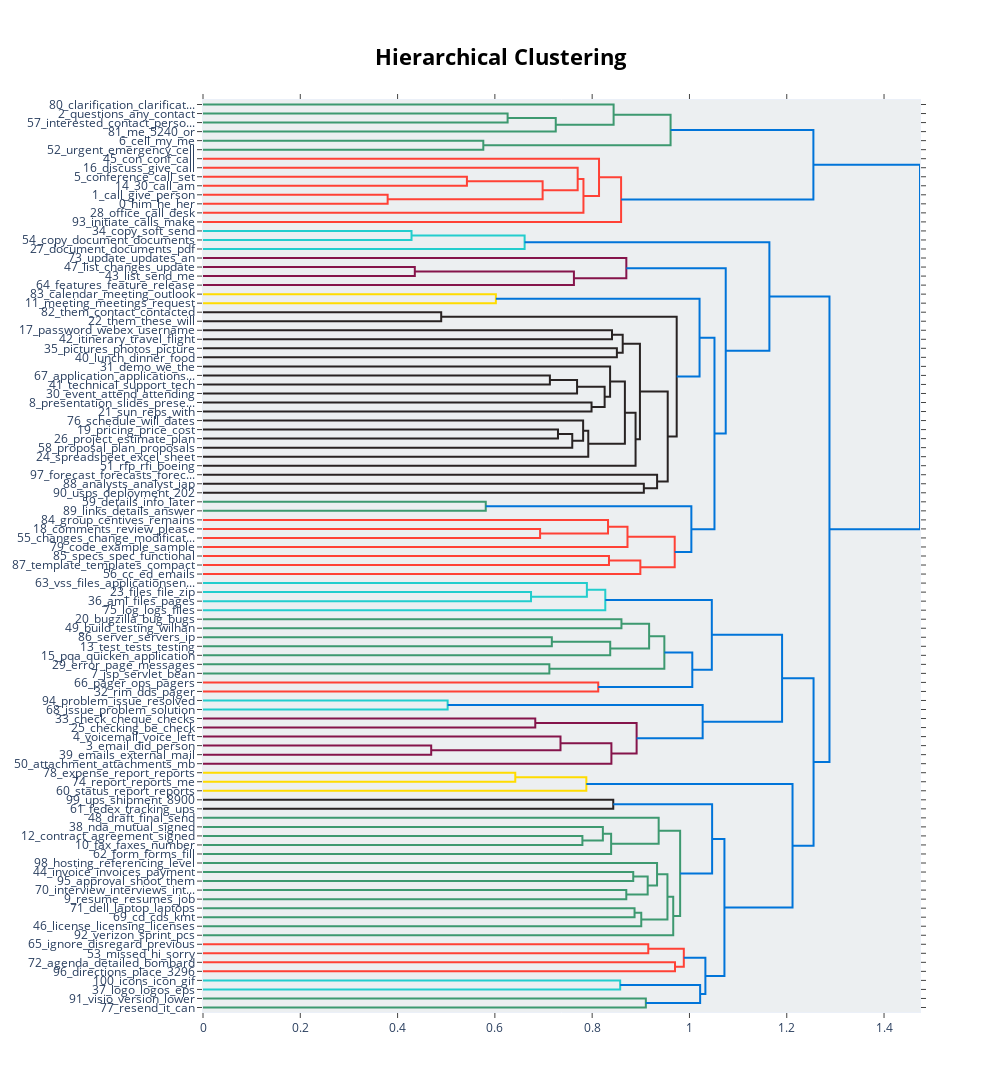

This figure's notebook cell:
### Code cell
topic_model.visualize_hierarchy(custom_labels=False)

### Figure 1 — Plotly figure (JSON) as saved in the notebook; plotly's stock layout.template omitted (floating-point values rounded to 4 significant figures)
{"data": [{"hoverinfo": "text", "marker": {"color": "rgb(61,153,112)"}, "mode": "lines", "type": "scatter", "x": [0, 0.6262, 0.6262, 0], "xaxis": "x", "y": [-15, -15, -25, -25], "yaxis": "y"}, {"hoverinfo": "text", "marker": {"color": "rgb(61,153,112)"}, "mode": "lines", "type": "scatter", "x": [0.6262, 0.7251, 0.7251, 0], "xaxis": "x", "y": [-20, -20, -35, -35], "yaxis": "y"}, {"hoverinfo": "text", "marker": {"color": "rgb(61,153,112)"}, "mode": "lines", "type": "scatter", "x": [0, 0.8441, 0.8441, 0.7251], "xaxis": "x", "y": [-5, -5, -27.5, -27.5], "yaxis": "y"}, {"hoverinfo": "text", "marker": {"color": "rgb(61,153,112)"}, "mode": "lines", "type": "scatter", "x": [0, 0.5762, 0.5762, 0], "xaxis": "x", "y": [-45, -45, -55, -55], "yaxis": "y"}, {"hoverinfo": "text", "marker": {"color": "rgb(61,153,112)"}, "mode": "lines", "type": "scatter", "x": [0.8441, 0.9612, 0.9612, 0.5762], "xaxis": "x", "y": [-16.25, -16.25, -50, -50], "yaxis": "y"}, {"hoverinfo": "text", "marker": {"color": "rgb(255,65,54)"}, "mode": "lines", "type": "scatter", "x": [0, 0.5425, 0.5425, 0], "xaxis": "x", "y": [-85, -85, -95, -95], "yaxis": "y"}, {"hoverinfo": "text", "marker": {"color": "rgb(255,65,54)"}, "mode": "lines", "type": "scatter", "x": [0, 0.3796, 0.3796, 0], "xaxis": "x", "y": [-105, -105, -115, -115], "yaxis": "y"}, {"hoverinfo": "text", "marker": {"color": "rgb(255,65,54)"}, "mode": "lines", "type": "scatter", "x": [0.5425, 0.6982, 0.6982, 0.3796], "xaxis": "x", "y": [-90, -90, -110, -110], "yaxis": "y"}, {"hoverinfo": "text", "marker": {"color": "rgb(255,65,54)"}, "mode": "lines", "type": "scatter", "x": [0, 0.7702, 0.7702, 0.6982], "xaxis": "x", "y": [-75, -75, -100, -100], "yaxis": "y"}, {"hoverinfo": "text", "marker": {"color": "rgb(255,65,54)"}, "mode": "lines", "type": "scatter", "x": [0.7702, 0.7821, 0.7821, 0], "xaxis": "x", "y": [-87.5, -87.5, -125, -125], "yaxis": "y"}, {"hoverinfo": "text", "marker": {"color": "rgb(255,65,54)"}, "mode": "lines", "type": "scatter", "x": [0, 0.8141, 0.8141, 0.7821], "xaxis": "x", "y": [-65, -65, -106.2, -106.2], "yaxis": "y"}, {"hoverinfo": "text", "marker": {"color": "rgb(255,65,54)"}, "mode": "lines", "type": "scatter", "x": [0.8141, 0.8595, 0.8595, 0], "xaxis": "x", "y": [-85.62, -85.62, -135, -135], "yaxis": "y"}, {"hoverinfo": "text", "marker": {"color": "rgb(0,116,217)"}, "mode": "lines", "type": "scatter", "x": [0.9612, 1.255, 1.255, 0.8595], "xaxis": "x", "y": [-33.12, -33.12, -110.3, -110.3], "yaxis": "y"}, {"hoverinfo": "text", "marker": {"color": "rgb(35,205,205)"}, "mode": "lines", "type": "scatter", "x": [0, 0.4286, 0.4286, 0], "xaxis": "x", "y": [-145, -145, -155, -155], "yaxis": "y"}, {"hoverinfo": "text", "marker": {"color": "rgb(35,205,205)"}, "mode": "lines", "type": "scatter", "x": [0.4286, 0.6611, 0.6611, 0], "xaxis": "x", "y": [-150, -150, -165, -165], "yaxis": "y"}, {"hoverinfo": "text", "marker": {"color": "rgb(133,20,75)"}, "mode": "lines", "type": "scatter", "x": [0, 0.4354, 0.4354, 0], "xaxis": "x", "y": [-185, -185, -195, -195], "yaxis": "y"}, {"hoverinfo": "text", "marker": {"color": "rgb(133,20,75)"}, "mode": "lines", "type": "scatter", "x": [0.4354, 0.7625, 0.7625, 0], "xaxis": "x", "y": [-190, -190, -205, -205], "yaxis": "y"}, {"hoverinfo": "text", "marker": {"color": "rgb(133,20,75)"}, "mode": "lines", "type": "scatter", "x": [0, 0.8702, 0.8702, 0.7625], "xaxis": "x", "y": [-175, -175, -197.5, -197.5], "yaxis": "y"}, {"hoverinfo": "text", "marker": {"color": "rgb(255,220,0)"}, "mode": "lines", "type": "scatter", "x": [0, 0.6021, 0.6021, 0], "xaxis": "x", "y": [-215, -215, -225, -225], "yaxis": "y"}, {"hoverinfo": "text", "marker": {"color": "rgb(40,35,35)"}, "mode": "lines", "type": "scatter", "x": [0, 0.4897, 0.4897, 0], "xaxis": "x", "y": [-235, -235, -245, -245], "yaxis": "y"}, {"hoverinfo": "text", "marker": {"color": "rgb(40,35,35)"}, "mode": "lines", "type": "scatter", "x": [0, 0.8408, 0.8408, 0], "xaxis": "x", "y": [-255, -255, -265, -265], "yaxis": "y"}, {"hoverinfo": "text", "marker": {"color": "rgb(40,35,35)"}, "mode": "lines", "type": "scatter", "x": [0, 0.8508, 0.8508, 0], "xaxis": "x", "y": [-275, -275, -285, -285], "yaxis": "y"}, {"hoverinfo": "text", "marker": {"color": "rgb(40,35,35)"}, "mode": "lines", "type": "scatter", "x": [0.8408, 0.8628, 0.8628, 0.8508], "xaxis": "x", "y": [-260, -260, -280, -280], "yaxis": "y"}, {"hoverinfo": "text", "marker": {"color": "rgb(40,35,35)"}, "mode": "lines", "type": "scatter", "x": [0, 0.7131, 0.7131, 0], "xaxis": "x", "y": [-305, -305, -315, -315], "yaxis": "y"}, {"hoverinfo": "text", "marker": {"color": "rgb(40,35,35)"}, "mode": "lines", "type": "scatter", "x": [0.7131, 0.7689, 0.7689, 0], "xaxis": "x", "y": [-310, -310, -325, -325], "yaxis": "y"}, {"hoverinfo": "text", "marker": {"color": "rgb(40,35,35)"}, "mode": "lines", "type": "scatter", "x": [0, 0.7987, 0.7987, 0], "xaxis": "x", "y": [-335, -335, -345, -345], "yaxis": "y"}, {"hoverinfo": "text", "marker": {"color": "rgb(40,35,35)"}, "mode": "lines", "type": "scatter", "x": [0.7689, 0.8256, 0.8256, 0.7987], "xaxis": "x", "y": [-317.5, -317.5, -340, -340], "yaxis": "y"}, {"hoverinfo": "text", "marker": {"color": "rgb(40,35,35)"}, "mode": "lines", "type": "scatter", "x": [0, 0.8369, 0.8369, 0.8256], "xaxis": "x", "y": [-295, -295, -328.8, -328.8], "yaxis": "y"}, {"hoverinfo": "text", "marker": {"color": "rgb(40,35,35)"}, "mode": "lines", "type": "scatter", "x": [0, 0.7297, 0.7297, 0], "xaxis": "x", "y": [-365, -365, -375, -375], "yaxis": "y"}, {"hoverinfo": "text", "marker": {"color": "rgb(40,35,35)"}, "mode": "lines", "type": "scatter", "x": [0.7297, 0.7591, 0.7591, 0], "xaxis": "x", "y": [-370, -370, -385, -385], "yaxis": "y"}, {"hoverinfo": "text", "marker": {"color": "rgb(40,35,35)"}, "mode": "lines", "type": "scatter", "x": [0, 0.7814, 0.7814, 0.7591], "xaxis": "x", "y": [-355, -355, -377.5, -377.5], "yaxis": "y"}, {"hoverinfo": "text", "marker": {"color": "rgb(40,35,35)"}, "mode": "lines", "type": "scatter", "x": [0.7814, 0.792, 0.792, 0], "xaxis": "x", "y": [-366.2, -366.2, -395, -395], "yaxis": "y"}, {"hoverinfo": "text", "marker": {"color": "rgb(40,35,35)"}, "mode": "lines", "type": "scatter", "x": [0.8369, 0.8673, 0.8673, 0.792], "xaxis": "x", "y": [-311.9, -311.9, -380.6, -380.6], "yaxis": "y"}, {"hoverinfo": "text", "marker": {"color": "rgb(40,35,35)"}, "mode": "lines", "type": "scatter", "x": [0.8673, 0.8892, 0.8892, 0], "xaxis": "x", "y": [-346.2, -346.2, -405, -405], "yaxis": "y"}, {"hoverinfo": "text", "marker": {"color": "rgb(40,35,35)"}, "mode": "lines", "type": "scatter", "x": [0.8628, 0.8982, 0.8982, 0.8892], "xaxis": "x", "y": [-270, -270, -375.6, -375.6], "yaxis": "y"}, {"hoverinfo": "text", "marker": {"color": "rgb(40,35,35)"}, "mode": "lines", "type": "scatter", "x": [0, 0.9062, 0.9062, 0], "xaxis": "x", "y": [-425, -425, -435, -435], "yaxis": "y"}, {"hoverinfo": "text", "marker": {"color": "rgb(40,35,35)"}, "mode": "lines", "type": "scatter", "x": [0, 0.9335, 0.9335, 0.9062], "xaxis": "x", "y": [-415, -415, -430, -430], "yaxis": "y"}, {"hoverinfo": "text", "marker": {"color": "rgb(40,35,35)"}, "mode": "lines", "type": "scatter", "x": [0.8982, 0.9553, 0.9553, 0.9335], "xaxis": "x", "y": [-322.8, -322.8, -422.5, -422.5], "yaxis": "y"}, {"hoverinfo": "text", "marker": {"color": "rgb(40,35,35)"}, "mode": "lines", "type": "scatter", "x": [0.4897, 0.9738, 0.9738, 0.9553], "xaxis": "x", "y": [-240, -240, -372.7, -372.7], "yaxis": "y"}, {"hoverinfo": "text", "marker": {"color": "rgb(0,116,217)"}, "mode": "lines", "type": "scatter", "x": [0.6021, 1.021, 1.021, 0.9738], "xaxis": "x", "y": [-220, -220, -306.3, -306.3], "yaxis": "y"}, {"hoverinfo": "text", "marker": {"color": "rgb(61,153,112)"}, "mode": "lines", "type": "scatter", "x": [0, 0.5813, 0.5813, 0], "xaxis": "x", "y": [-445, -445, -455, -455], "yaxis": "y"}, {"hoverinfo": "text", "marker": {"color": "rgb(255,65,54)"}, "mode": "lines", "type": "scatter", "x": [0, 0.693, 0.693, 0], "xaxis": "x", "y": [-475, -475, -485, -485], "yaxis": "y"}, {"hoverinfo": "text", "marker": {"color": "rgb(255,65,54)"}, "mode": "lines", "type": "scatter", "x": [0, 0.8326, 0.8326, 0.693], "xaxis": "x", "y": [-465, -465, -480, -480], "yaxis": "y"}, {"hoverinfo": "text", "marker": {"color": "rgb(255,65,54)"}, "mode": "lines", "type": "scatter", "x": [0.8326, 0.8726, 0.8726, 0], "xaxis": "x", "y": [-472.5, -472.5, -495, -495], "yaxis": "y"}, {"hoverinfo": "text", "marker": {"color": "rgb(255,65,54)"}, "mode": "lines", "type": "scatter", "x": [0, 0.8346, 0.8346, 0], "xaxis": "x", "y": [-505, -505, -515, -515], "yaxis": "y"}, {"hoverinfo": "text", "marker": {"color": "rgb(255,65,54)"}, "mode": "lines", "type": "scatter", "x": [0.8346, 0.899, 0.899, 0], "xaxis": "x", "y": [-510, -510, -525, -525], "yaxis": "y"}, {"hoverinfo": "text", "marker": {"color": "rgb(255,65,54)"}, "mode": "lines", "type": "scatter", "x": [0.8726, 0.9697, 0.9697, 0.899], "xaxis": "x", "y": [-483.8, -483.8, -517.5, -517.5], "yaxis": "y"}, {"hoverinfo": "text", "marker": {"color": "rgb(0,116,217)"}, "mode": "lines", "type": "scatter", "x": [0.5813, 1.004, 1.004, 0.9697], "xaxis": "x", "y": [-450, -450, -500.6, -500.6], "yaxis": "y"}, {"hoverinfo": "text", "marker": {"color": "rgb(0,116,217)"}, "mode": "lines", "type": "scatter", "x": [1.021, 1.051, 1.051, 1.004], "xaxis": "x", "y": [-263.2, -263.2, -475.3, -475.3], "yaxis": "y"}, {"hoverinfo": "text", "marker": {"color": "rgb(0,116,217)"}, "mode": "lines", "type": "scatter", "x": [0.8702, 1.075, 1.075, 1.051], "xaxis": "x", "y": [-186.2, -186.2, -369.2, -369.2], "yaxis": "y"}, {"hoverinfo": "text", "marker": {"color": "rgb(0,116,217)"}, "mode": "lines", "type": "scatter", "x": [0.6611, 1.164, 1.164, 1.075], "xaxis": "x", "y": [-157.5, -157.5, -277.7, -277.7], "yaxis": "y"}, {"hoverinfo": "text", "marker": {"color": "rgb(35,205,205)"}, "mode": "lines", "type": "scatter", "x": [0, 0.6743, 0.6743, 0], "xaxis": "x", "y": [-545, -545, -555, -555], "yaxis": "y"}, {"hoverinfo": "text", "marker": {"color": "rgb(35,205,205)"}, "mode": "lines", "type": "scatter", "x": [0, 0.7891, 0.7891, 0.6743], "xaxis": "x", "y": [-535, -535, -550, -550], "yaxis": "y"}, {"hoverinfo": "text", "marker": {"color": "rgb(35,205,205)"}, "mode": "lines", "type": "scatter", "x": [0.7891, 0.827, 0.827, 0], "xaxis": "x", "y": [-542.5, -542.5, -565, -565], "yaxis": "y"}, {"hoverinfo": "text", "marker": {"color": "rgb(61,153,112)"}, "mode": "lines", "type": "scatter", "x": [0, 0.8602, 0.8602, 0], "xaxis": "x", "y": [-575, -575, -585, -585], "yaxis": "y"}, {"hoverinfo": "text", "marker": {"color": "rgb(61,153,112)"}, "mode": "lines", "type": "scatter", "x": [0, 0.7171, 0.7171, 0], "xaxis": "x", "y": [-595, -595, -605, -605], "yaxis": "y"}, {"hoverinfo": "text", "marker": {"color": "rgb(61,153,112)"}, "mode": "lines", "type": "scatter", "x": [0.7171, 0.8371, 0.8371, 0], "xaxis": "x", "y": [-600, -600, -615, -615], "yaxis": "y"}, {"hoverinfo": "text", "marker": {"color": "rgb(61,153,112)"}, "mode": "lines", "type": "scatter", "x": [0.8602, 0.9171, 0.9171, 0.8371], "xaxis": "x", "y": [-580, -580, -607.5, -607.5], "yaxis": "y"}, {"hoverinfo": "text", "marker": {"color": "rgb(61,153,112)"}, "mode": "lines", "type": "scatter", "x": [0, 0.712, 0.712, 0], "xaxis": "x", "y": [-625, -625, -635, -635], "yaxis": "y"}, {"hoverinfo": "text", "marker": {"color": "rgb(61,153,112)"}, "mode": "lines", "type": "scatter", "x": [0.9171, 0.9484, 0.9484, 0.712], "xaxis": "x", "y": [-593.8, -593.8, -630, -630], "yaxis": "y"}, {"hoverinfo": "text", "marker": {"color": "rgb(255,65,54)"}, "mode": "lines", "type": "scatter", "x": [0, 0.8125, 0.8125, 0], "xaxis": "x", "y": [-645, -645, -655, -655], "yaxis": "y"}, {"hoverinfo": "text", "marker": {"color": "rgb(0,116,217)"}, "mode": "lines", "type": "scatter", "x": [0.9484, 1.006, 1.006, 0.8125], "xaxis": "x", "y": [-611.9, -611.9, -650, -650], "yaxis": "y"}, {"hoverinfo": "text", "marker": {"color": "rgb(0,116,217)"}, "mode": "lines", "type": "scatter", "x": [0.827, 1.046, 1.046, 1.006], "xaxis": "x", "y": [-553.8, -553.8, -630.9, -630.9], "yaxis": "y"}, {"hoverinfo": "text", "marker": {"color": "rgb(35,205,205)"}, "mode": "lines", "type": "scatter", "x": [0, 0.5029, 0.5029, 0], "xaxis": "x", "y": [-665, -665, -675, -675], "yaxis": "y"}, {"hoverinfo": "text", "marker": {"color": "rgb(133,20,75)"}, "mode": "lines", "type": "scatter", "x": [0, 0.683, 0.683, 0], "xaxis": "x", "y": [-685, -685, -695, -695], "yaxis": "y"}, {"hoverinfo": "text", "marker": {"color": "rgb(133,20,75)"}, "mode": "lines", "type": "scatter", "x": [0, 0.4691, 0.4691, 0], "xaxis": "x", "y": [-715, -715, -725, -725], "yaxis": "y"}, {"hoverinfo": "text", "marker": {"color": "rgb(133,20,75)"}, "mode": "lines", "type": "scatter", "x": [0, 0.7349, 0.7349, 0.4691], "xaxis": "x", "y": [-705, -705, -720, -720], "yaxis": "y"}, {"hoverinfo": "text", "marker": {"color": "rgb(133,20,75)"}, "mode": "lines", "type": "scatter", "x": [0.7349, 0.8395, 0.8395, 0], "xaxis": "x", "y": [-712.5, -712.5, -735, -735], "yaxis": "y"}, {"hoverinfo": "text", "marker": {"color": "rgb(133,20,75)"}, "mode": "lines", "type": "scatter", "x": [0.683, 0.8914, 0.8914, 0.8395], "xaxis": "x", "y": [-690, -690, -723.8, -723.8], "yaxis": "y"}, {"hoverinfo": "text", "marker": {"color": "rgb(0,116,217)"}, "mode": "lines", "type": "scatter", "x": [0.5029, 1.027, 1.027, 0.8914], "xaxis": "x", "y": [-670, -670, -706.9, -706.9], "yaxis": "y"}, {"hoverinfo": "text", "marker": {"color": "rgb(0,116,217)"}, "mode": "lines", "type": "scatter", "x": [1.046, 1.19, 1.19, 1.027], "xaxis": "x", "y": [-592.3, -592.3, -688.4, -688.4], "yaxis": "y"}, {"hoverinfo": "text", "marker": {"color": "rgb(255,220,0)"}, "mode": "lines", "type": "scatter", "x": [0, 0.6419, 0.6419, 0], "xaxis": "x", "y": [-745, -745, -755, -755], "yaxis": "y"}, {"hoverinfo": "text", "marker": {"color": "rgb(255,220,0)"}, "mode": "lines", "type": "scatter", "x": [0.6419, 0.788, 0.788, 0], "xaxis": "x", "y": [-750, -750, -765, -765], "yaxis": "y"}, {"hoverinfo": "text", "marker": {"color": "rgb(40,35,35)"}, "mode": "lines", "type": "scatter", "x": [0, 0.8433, 0.8433, 0], "xaxis": "x", "y": [-775, -775, -785, -785], "yaxis": "y"}, {"hoverinfo": "text", "marker": {"color": "rgb(61,153,112)"}, "mode": "lines", "type": "scatter", "x": [0, 0.7799, 0.7799, 0], "xaxis": "x", "y": [-815, -815, -825, -825], "yaxis": "y"}, {"hoverinfo": "text", "marker": {"color": "rgb(61,153,112)"}, "mode": "lines", "type": "scatter", "x": [0, 0.822, 0.822, 0.7799], "xaxis": "x", "y": [-805, -805, -820, -820], "yaxis": "y"}, {"hoverinfo": "text", "marker": {"color": "rgb(61,153,112)"}, "mode": "lines", "type": "scatter", "x": [0.822, 0.839, 0.839, 0], "xaxis": "x", "y": [-812.5, -812.5, -835, -835], "yaxis": "y"}, {"hoverinfo": "text", "marker": {"color": "rgb(61,153,112)"}, "mode": "lines", "type": "scatter", "x": [0, 0.9367, 0.9367, 0.839], "xaxis": "x", "y": [-795, -795, -823.8, -823.8], "yaxis": "y"}, {"hoverinfo": "text", "marker": {"color": "rgb(61,153,112)"}, "mode": "lines", "type": "scatter", "x": [0, 0.8844, 0.8844, 0], "xaxis": "x", "y": [-855, -855, -865, -865], "yaxis": "y"}, {"hoverinfo": "text", "marker": {"color": "rgb(61,153,112)"}, "mode": "lines", "type": "scatter", "x": [0, 0.8702, 0.8702, 0], "xaxis": "x", "y": [-875, -875, -885, -885], "yaxis": "y"}, {"hoverinfo": "text", "marker": {"color": "rgb(61,153,112)"}, "mode": "lines", "type": "scatter", "x": [0.8844, 0.9141, 0.9141, 0.8702], "xaxis": "x", "y": [-860, -860, -880, -880], "yaxis": "y"}, {"hoverinfo": "text", "marker": {"color": "rgb(61,153,112)"}, "mode": "lines", "type": "scatter", "x": [0, 0.9334, 0.9334, 0.9141], "xaxis": "x", "y": [-845, -845, -870, -870], "yaxis": "y"}, {"hoverinfo": "text", "marker": {"color": "rgb(61,153,112)"}, "mode": "lines", "type": "scatter", "x": [0, 0.8871, 0.8871, 0], "xaxis": "x", "y": [-895, -895, -905, -905], "yaxis": "y"}, {"hoverinfo": "text", "marker": {"color": "rgb(61,153,112)"}, "mode": "lines", "type": "scatter", "x": [0.8871, 0.9009, 0.9009, 0], "xaxis": "x", "y": [-900, -900, -915, -915], "yaxis": "y"}, {"hoverinfo": "text", "marker": {"color": "rgb(61,153,112)"}, "mode": "lines", "type": "scatter", "x": [0.9334, 0.9548, 0.9548, 0.9009], "xaxis": "x", "y": [-857.5, -857.5, -907.5, -907.5], "yaxis": "y"}, {"hoverinfo": "text", "marker": {"color": "rgb(61,153,112)"}, "mode": "lines", "type": "scatter", "x": [0.9548, 0.9666, 0.9666, 0], "xaxis": "x", "y": [-882.5, -882.5, -925, -925], "yaxis": "y"}, {"hoverinfo": "text", "marker": {"color": "rgb(61,153,112)"}, "mode": "lines", "type": "scatter", "x": [0.9367, 0.9808, 0.9808, 0.9666], "xaxis": "x", "y": [-809.4, -809.4, -903.8, -903.8], "yaxis": "y"}, {"hoverinfo": "text", "marker": {"color": "rgb(0,116,217)"}, "mode": "lines", "type": "scatter", "x": [0.8433, 1.047, 1.047, 0.9808], "xaxis": "x", "y": [-780, -780, -856.6, -856.6], "yaxis": "y"}, {"hoverinfo": "text", "marker": {"color": "rgb(255,65,54)"}, "mode": "lines", "type": "scatter", "x": [0, 0.9154, 0.9154, 0], "xaxis": "x", "y": [-935, -935, -945, -945], "yaxis": "y"}, {"hoverinfo": "text", "marker": {"color": "rgb(255,65,54)"}, "mode": "lines", "type": "scatter", "x": [0, 0.9703, 0.9703, 0], "xaxis": "x", "y": [-955, -955, -965, -965], "yaxis": "y"}, {"hoverinfo": "text", "marker": {"color": "rgb(255,65,54)"}, "mode": "lines", "type": "scatter", "x": [0.9154, 0.9884, 0.9884, 0.9703], "xaxis": "x", "y": [-940, -940, -960, -960], "yaxis": "y"}, {"hoverinfo": "text", "marker": {"color": "rgb(35,205,205)"}, "mode": "lines", "type": "scatter", "x": [0, 0.8576, 0.8576, 0], "xaxis": "x", "y": [-975, -975, -985, -985], "yaxis": "y"}, {"hoverinfo": "text", "marker": {"color": "rgb(61,153,112)"}, "mode": "lines", "type": "scatter", "x": [0, 0.9103, 0.9103, 0], "xaxis": "x", "y": [-995, -995, -1005, -1005], "yaxis": "y"}, {"hoverinfo": "text", "marker": {"color": "rgb(0,116,217)"}, "mode": "lines", "type": "scatter", "x": [0.8576, 1.022, 1.022, 0.9103], "xaxis": "x", "y": [-980, -980, -1000, -1000], "yaxis": "y"}, {"hoverinfo": "text", "marker": {"color": "rgb(0,116,217)"}, "mode": "lines", "type": "scatter", "x": [0.9884, 1.033, 1.033, 1.022], "xaxis": "x", "y": [-950, -950, -990, -990], "yaxis": "y"}, {"hoverinfo": "text", "marker": {"color": "rgb(0,116,217)"}, "mode": "lines", "type": "scatter", "x": [1.047, 1.072, 1.072, 1.033], "xaxis": "x", "y": [-818.3, -818.3, -970, -970], "yaxis": "y"}, {"hoverinfo": "text", "marker": {"color": "rgb(0,116,217)"}, "mode": "lines", "type": "scatter", "x": [0.788, 1.212, 1.212, 1.072], "xaxis": "x", "y": [-757.5, -757.5, -894.1, -894.1], "yaxis": "y"}, {"hoverinfo": "text", "marker": {"color": "rgb(0,116,217)"}, "mode": "lines", "type": "scatter", "x": [1.19, 1.255, 1.255, 1.212], "xaxis": "x", "y": [-640.4, -640.4, -825.8, -825.8], "yaxis": "y"}, {"hoverinfo": "text", "marker": {"color": "rgb(0,116,217)"}, "mode": "lines", "type": "scatter", "x": [1.164, 1.288, 1.288, 1.255], "xaxis": "x", "y": [-217.6, -217.6, -733.1, -733.1], "yaxis": "y"}, {"hoverinfo": "text", "marker": {"color": "rgb(0,116,217)"}, "mode": "lines", "type": "scatter", "x": [1.255, 1.474, 1.474, 1.288], "xaxis": "x", "y": [-71.72, -71.72, -475.4, -475.4], "yaxis": "y"}], "layout": {"autosize": false, "height": 1715, "hoverlabel": {"bgcolor": "white", "font": {"family": "Rockwell", "size": 16}}, "hovermode": "closest", "plot_bgcolor": "#ECEFF1", "showlegend": false, "title": {"font": {"color": "Black", "size": 22}, "text": "<b>Hierarchical Clustering</b>", "x": 0.5, "xanchor": "center", "yanchor": "top"}, "width": 1000, "xaxis": {"mirror": "allticks", "rangemode": "tozero", "showgrid": false, "showline": true, "showticklabels": true, "ticks": "outside", "type": "linear", "zeroline": false}, "yaxis": {"mirror": "allticks", "range": [-1010, 0], "rangemode": "tozero", "showgrid": false, "showline": true, "showticklabels": true, "tickmode": "array", "ticks": "outside", "ticktext": ["80_clarification_clarificat...", "2_questions_any_contact", "57_interested_contact_perso...", "81_me_5240_or", "6_cell_my_me", "52_urgent_emergency_cell", "45_con_conf_call", "16_discuss_give_call", "5_conference_call_set", "14_30_call_am", "1_call_give_person", "0_him_he_her", "28_office_call_desk", "93_initiate_calls_make", "34_copy_soft_send", "54_copy_document_documents", "27_document_documents_pdf", "73_update_updates_an", "47_list_changes_update", "43_list_send_me", "64_features_feature_release", "83_calendar_meeting_outlook", "11_meeting_meetings_request", "82_them_contact_contacted", "22_them_these_will", "17_password_webex_username", "42_itinerary_travel_flight", "35_pictures_photos_picture", "40_lunch_dinner_food", "31_demo_we_the", "67_application_applications...", "41_technical_support_tech", "30_event_attend_attending", "8_presentation_slides_prese...", "21_sun_reps_with", "76_schedule_will_dates", "19_pricing_price_cost", "26_project_estimate_plan", "58_proposal_plan_proposals", "24_spreadsheet_excel_sheet", "51_rfp_rfi_boeing", "97_forecast_forecasts_forec...", "88_analysts_analyst_iap", "90_usps_deployment_202", "59_details_info_later", "89_links_details_answer", "84_group_centives_remains", "18_comments_review_please", "55_changes_change_modificat...", "79_code_example_sample", "85_specs_spec_functional", "87_template_templates_compact", "56_cc_ed_emails", "63_vss_files_applicationsen...", "23_files_file_zip", "36_aml_files_pages", "75_log_logs_files", "20_bugzilla_bug_bugs", "49_build_testing_wilhan", "86_server_servers_ip", "13_test_tests_testing", "15_pqa_quicken_application", "29_error_page_messages", "7_jsp_servlet_bean", "66_pager_ops_pagers", "32_rim_dds_pager", "94_problem_issue_resolved", "68_issue_problem_solution", "33_check_cheque_checks", "25_checking_be_check", "4_voicemail_voice_left", "3_email_did_person", "39_emails_external_mail", "50_attachment_attachments_mb", "78_expense_report_reports", "74_report_reports_me", "60_status_report_reports", "99_ups_shipment_8900", "61_fedex_tracking_ups", "48_draft_final_send", "38_nda_mutual_signed", "12_contract_agreement_signed", "10_fax_faxes_number", "62_form_forms_fill", "98_hosting_referencing_level", "44_invoice_invoices_payment", "95_approval_shoot_them", "70_interview_interviews_int...", "9_resume_resumes_job", "71_dell_laptop_laptops", "69_cd_cds_kmt", "46_license_licensing_licenses", "92_verizon_sprint_pcs", "65_ignore_disregard_previous", "53_missed_hi_sorry", "72_agenda_detailed_bombard", "96_directions_place_3296", "100_icons_icon_gif", "37_logo_logos_eps", "91_visio_version_lower", "77_resend_it_can"], "tickvals": [-5, -15, -25, -35, -45, -55, -65, -75, -85, -95, -105, -115, -125, -135, -145, -155, -165, -175, -185, -195, -205, -215, -225, -235, -245, -255, -265, -275, -285, -295, -305, -315, -325, -335, -345, -355, -365, -375, -385, -395, -405, -415, -425, -435, -445, -455, -465, -475, -485, -495, -505, -515, -525, -535, -545, -555, -565, -575, -585, -595, -605, -615, -625, -635, -645, -655, -665, -675, -685, -695, -705, -715, -725, -735, -745, -755, -765, -775, -785, -795, -805, -815, -825, -835, -845, -855, -865, -875, -885, -895, -905, -915, -925, -935, -945, -955, -965, -975, -985, -995, -1005], "type": "linear", "zeroline": false}}}
